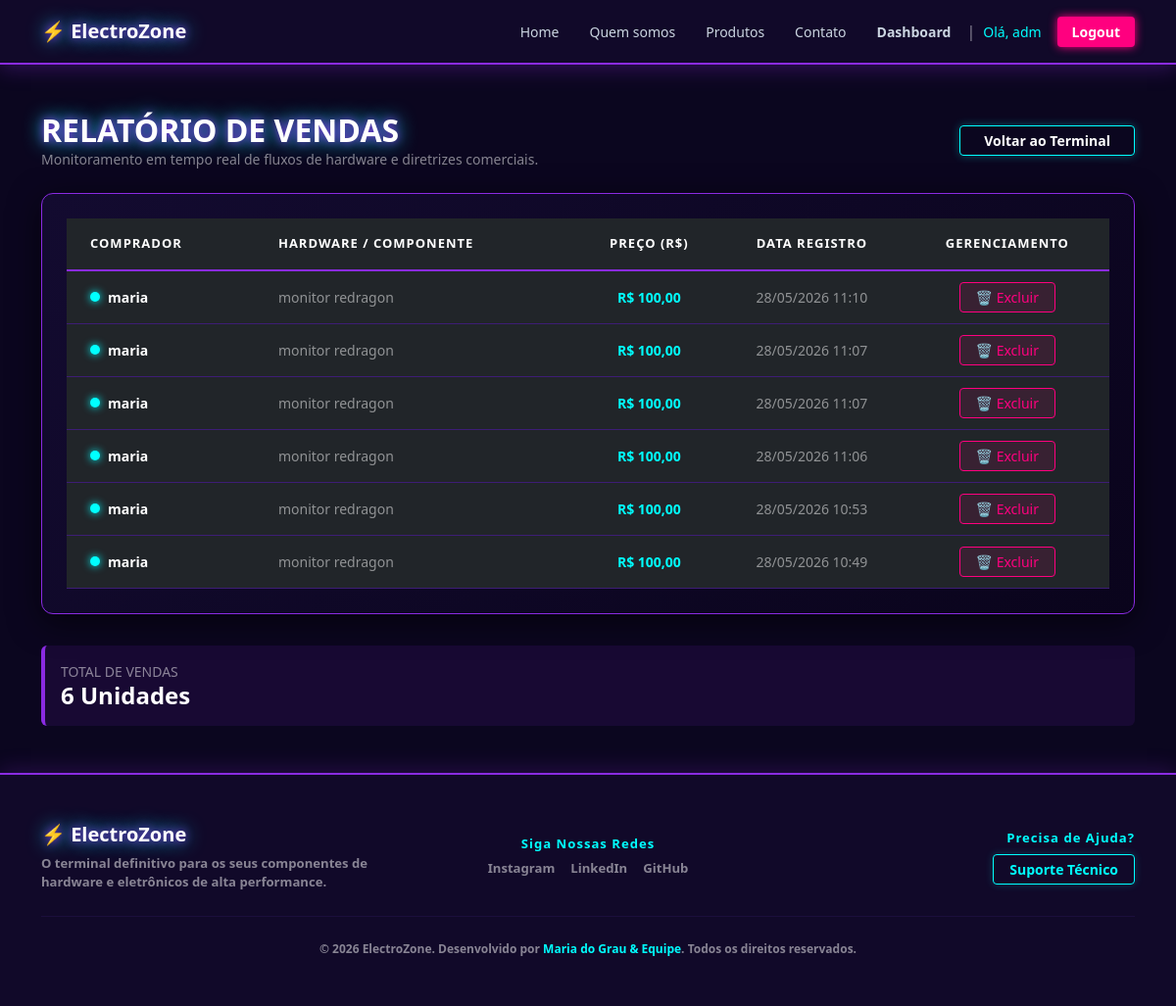
/vendas/ (signed in), run on the app's committed database.
### app/models.py (models this page shows, shortened)
class Compra(models.Model):
    usuario = models.ForeignKey(User, on_delete=models.CASCADE)
    produto_nome = models.CharField(max_length=150)
    preco = models.DecimalField(max_digits=10, decimal_places=2)
    quantidade = models.IntegerField(default=1)
    data_compra = models.DateTimeField(auto_now_add=True)

### app/views.py (the view)
# urls.py: path('vendas/', views.listarVendas, name='listarvendas'),
@staff_member_required
def listarVendas(request):
    vendas = Compra.objects.all().order_by('-data_compra')
    return render(request, 'listar-vendas.html', {'vendas': vendas})

### app/templates/listar-vendas.html (shortened to what this page needs)
{% extends 'template.html' %}
{% block conteudo %}
<div class="container py-5">
    <div class="d-flex justify-content-between align-items-center mb-4">
        <div>
            <h2 class="fw-bold text-white mb-0" style="text-shadow: 0 0 10px #8a2be2, 0 0 20px #00ffff;">
                 RELATÓRIO DE VENDAS
            </h2>
            <p class="text-white-50 small mb-0">Monitoramento em tempo real de fluxos de hardware e diretrizes comerciais.</p>
        </div>
        <a href="{% url 'dashboard' %}" class="btn btn-sm fw-bold px-4 text-white" style="background: transparent; border: 1px solid #00ffff; box-shadow: 0 0 10px rgba(0, 255, 255, 0.3); transition: 0.3s;">
            Voltar ao Terminal
        </a>
    </div>
    <div class="content-box" style="background: linear-gradient(135deg, #130b30 0%, #0a041c 100%); border: 1px solid #8a2be2; border-radius: 12px; box-shadow: 0 8px 32px rgba(0,0,0,0.6); padding: 25px; overflow: hidden;">
        <div class="table-responsive">
            <table class="table table-dark table-hover align-middle mb-0" style="background: transparent;">
                <thead style="border-bottom: 2px solid #8a2be2;">
                    <tr style="color: #00ffff; font-size: 13px; letter-spacing: 1px;">
                        <th class="py-3 px-4">COMPRADOR</th>
                        <th class="py-3">HARDWARE / COMPONENTE</th>
                        <th class="py-3 text-center">PREÇO (R$)</th>
                        <th class="py-3 text-center">DATA REGISTRO</th>
                        <th class="py-3 text-center">GERENCIAMENTO</th>
                    </tr>
                </thead>
                <tbody style="font-size: 14px; border-top: none;">
                    {% for venda in vendas %}
                    <tr style="border-bottom: 1px solid #3d1d75; transition: 0.3s;">
                        <td class="py-3 px-4">
                            <div class="d-flex align-items-center">
                                <div class="rounded-circle me-2" style="width: 10px; height: 10px; background-color: #00ffff; box-shadow: 0 0 8px #00ffff;"></div>
                                <span class="fw-bold">{{ venda.usuario.username }}</span>
                            </div>
                        </td>
                        <td class="text-white-50 italic">{{ venda.produto_nome }}</td>
                        <td class="text-center fw-bold" style="color: #00ffff;">R$ {{ venda.preco }}</td>
                        <td class="text-center text-white-50">{{ venda.data_compra|date:"d/m/Y H:i" }}</td>
                        <td class="text-center">
                            <a href="{% url 'delvenda' venda.id %}" class="btn btn-sm px-3" style="background: rgba(255, 0, 127, 0.1); border: 1px solid #ff007f; color: #ff007f; transition: 0.3s;" onclick="return confirm('Deseja apagar este registro de transação?')">
                                🗑️ Excluir
                            </a>
                        </td>
                    </tr>
                    {% endfor %}
                </tbody>
            </table>
        </div>
    </div>
    <div class="mt-4 d-flex gap-3">
        <div class="p-3 rounded" style="background: rgba(138, 43, 226, 0.1); border-left: 4px solid #8a2be2; flex: 1;">
            <span class="text-white-50 small d-block">TOTAL DE VENDAS</span>
            <h4 class="text-white fw-bold mb-0">{{ vendas.count }} Unidades</h4>
        </div>
    </div>
</div>
{% endblock %}

### app/templates/template.html (shortened to what this page needs)
<!DOCTYPE html>
<html lang="pt-br">
<head>
    <link href="https://cdn.jsdelivr.net/npm/bootstrap@5.3.0/dist/css/bootstrap.min.css" rel="stylesheet">
</head>
<body>
    <nav class="navbar navbar-expand-lg navbar-custom">
        <div class="container">
            <a class="navbar-brand" href="{% url 'index' %}">⚡ ElectroZone</a>
            <div class="collapse navbar-collapse justify-content-end" id="navbarNav">
                <ul class="navbar-nav align-items-center">
                    <li class="nav-item"><a class="nav-link" href="{% url 'index' %}#home">Home</a></li>
                    <li class="nav-item"><a class="nav-link" href="{% url 'index' %}#quem-somos">Quem somos</a></li>
                    <li class="nav-item"><a class="nav-link" href="{% url 'index' %}#produtos">Produtos</a></li>
                    <li class="nav-item"><a class="nav-link" href="{% url 'index' %}#contato">Contato</a></li>
                    {% if user.is_authenticated %}
                        {% if user.is_staff %}
                            <li class="nav-item"><a class="nav-link fw-bold text-warning" href="{% url 'dashboard' %}">Dashboard</a></li>
                        {% else %}
                            <li class="nav-item"><a class="nav-link fw-bold text-info" href="{% url 'perfil' %}">Perfil</a></li>
                        {% endif %}
                        <li class="nav-item-separator mx-2 text-white-50">|</li>
                        <li class="nav-item small me-2" style="color: #00ffff;">Olá, {{ user.username }}</li>
                        <li class="nav-item">
                            <form method="post" action="{% url 'logout' %}" style="display: inline;">
                                <button type="submit" class="btn-logout-nav ms-2" style="cursor: pointer;">
                                    Logout
                                </button>
                            </form>
                        </li>
                    {% else %}
                        <li class="nav-item"><a class="nav-link btn-login-nav" href="{% url 'login' %}">Login</a></li>
                    {% endif %}
                </ul>
            </div>
        </div>
    </nav>
    <div class="main-wrapper flex-grow-1">
        {% block conteudo %}{% endblock %}
    </div>
   <footer class="footer-custom mt-auto">
    <div class="container py-4">
        <div class="row gy-4 align-items-center">
            <div class="col-md-4 text-center text-md-start">
                <h5 class="fw-bold mb-2" style="color: #ffffff; text-shadow: 0 0 10px #8a2be2, 0 0 20px #00ffff;">⚡ ElectroZone</h5>
                <p class="small text-white-50 m-0">O terminal definitivo para os seus componentes de hardware e eletrônicos de alta performance.</p>
            </div>
            <div class="col-md-4 text-center">
                <h6 class="fw-bold mb-2 small" style="color: #00ffff; letter-spacing: 1px;">Siga Nossas Redes</h6>
                <div class="d-flex justify-content-center gap-3">
                    <a href="#" class="text-white-50 text-decoration-none small hover-neon">Instagram</a>
                    <a href="#" class="text-white-50 text-decoration-none small hover-neon">LinkedIn</a>
                    <a href="#" class="text-white-50 text-decoration-none small hover-neon">GitHub</a>
                </div>
            </div>
            <div class="col-md-4 text-center text-md-end">
                <h6 class="fw-bold mb-2 small" style="color: #00ffff; letter-spacing: 1px;">Precisa de Ajuda?</h6>
                <a href="{% url 'index' %}#contato" class="btn btn-sm fw-bold px-3 py-1.5 transition-all" style="background-color: transparent; border: 1px solid #00ffff; color: #00ffff; box-shadow: 0 0 8px rgba(0,255,255,0.2);">
                    Suporte Técnico
                </a>
            </div>
        </div>
        <hr class="my-4" style="border-color: #3d1d75 !important;">
        <div class="row">
            <div class="col text-center">
                <p class="m-0 text-white-50" style="font-size: 12px;">
                    &copy; 2026 ElectroZone. Desenvolvido por <span style="color: #00ffff;">Maria do Grau & Equipe</span>. Todos os direitos reservados.
                </p>
            </div>
        </div>
    </div>
</footer>
</body>
</html>

### app/templates/template.html (style rules this page uses)
body { background-color: #0b061f; color: #ffffff; font-family: 'Segoe UI', Tahoma, Geneva, Verdana, sans-serif; display: flex; flex-direction: column; min-height: 100vh; margin: 0; }
.navbar-custom { background-color: #110929 !important; border-bottom: 2px solid #8a2be2; box-shadow: 0 4px 20px rgba(138, 43, 226, 0.3); padding: 12px 0; }
.navbar-custom .navbar-brand { color: #ffffff !important; font-weight: 700; font-size: 20px; text-shadow: 0 0 10px #8a2be2, 0 0 20px #00ffff; }
.navbar-custom .nav-link { color: #cbd5e1 !important; font-weight: 500; font-size: 14px; margin-left: 15px; transition: all 0.2s; }
.btn-logout-nav { background-color: #ff007f !important; color: white !important; box-shadow: 0 0 10px #ff007f; font-weight: bold; padding: 5px 15px; border-radius: 4px; font-size: 14px; border: none; }
.footer-custom { background-color: #110929; color: #ffffff; border-top: 2px solid #8a2be2; box-shadow: 0 -4px 20px rgba(138, 43, 226, 0.2); text-align: center; padding: 25px 0; margin-top: auto; font-weight: 600; font-size: 15px; }
.content-box { background: linear-gradient(135deg, #180f38 0%, #110929 100%); border: 1px solid #3d1d75; border-radius: 8px; padding: 2.5rem; box-shadow: 0 10px 25px rgba(0, 0, 0, 0.4); margin-bottom: 2rem; }

### data on the page
Compra: usuario.username "maria", produto_nome "monitor redragon", preco "100,00", data_compra "28/05/2026 11:10"
Compra: usuario.username "maria", produto_nome "monitor redragon", preco "100,00", data_compra "28/05/2026 11:07"
Compra: usuario.username "maria", produto_nome "monitor redragon", preco "100,00", data_compra "28/05/2026 11:07"
Compra: usuario.username "maria", produto_nome "monitor redragon", preco "100,00", data_compra "28/05/2026 11:06"
Compra: usuario.username "maria", produto_nome "monitor redragon", preco "100,00", data_compra "28/05/2026 10:53"
Compra: usuario.username "maria", produto_nome "monitor redragon", preco "100,00", data_compra "28/05/2026 10:49"

### other printed values
{{ user.username }} "adm"
{{ vendas.count }} "6"
